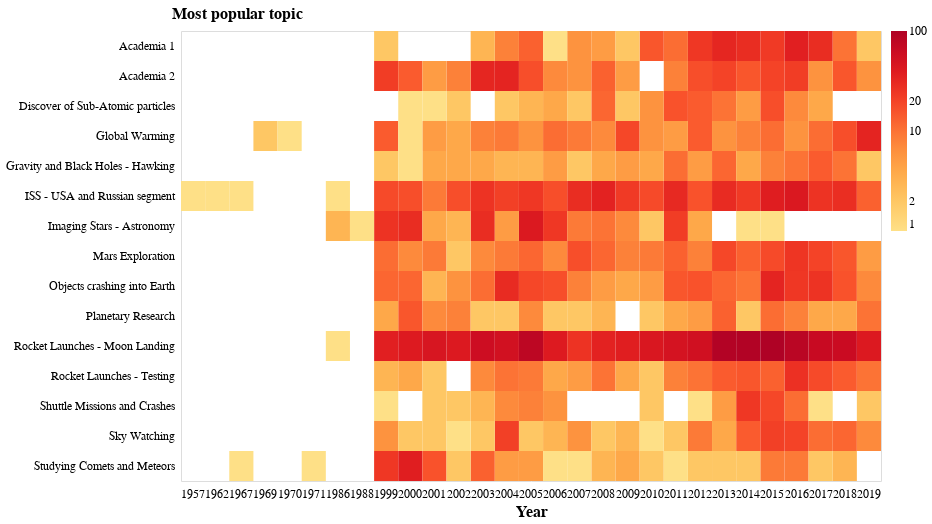

Notebook cell for this chart:
### Code cell
altair_datetime_heatmap(
    topics_by_timeframe,
    x="year:O",
    y="most_popular_topic:N",
    xtitle="Year",
    ytitle="Most popular topic",
    tooltip=[
        {"title": "Year", "field": "year", "type": "ordinal",},
        {
            "title": "Most popular topic",
            "field": "most_popular_topic",
            "type": "nominal",
        },
        {
            "title": "Number of occurrences as main topic",
            "field": "count",
            "type": "quantitative",
        },
    ],
    cmap="yelloworangered",
    legend_title="",
    color_by_col="count:Q",
    yscale="log",
    axis_tick_font_size=12,
    axis_title_font_size=16,
    title_font_size=20,
    legend_fig_padding=10,  # default is 18
    y_axis_title_alignment="left",
    fwidth=700,
    fheight=450,
    file_path=os.path.join(PROJ_ROOT_DIR, "reports", "figures", "my_heatmap.html"),
    save_to_html=False,
    sort_y=[],
    sort_x=[],
)

### Figure 1 — Vega-Lite specification as saved in the notebook (floating-point values rounded to 4 significant figures; data arrays with more than 128 entries replaced by an {"elided": "..."} marker saying what was removed)
{"config": {"view": {"continuousWidth": 400, "continuousHeight": 300}}, "layer": [{"mark": {"type": "rect", "fontSize": 20}, "encoding": {"color": {"type": "quantitative", "field": "count", "legend": {"labelFontSize": 12, "offset": 10, "orient": "right", "title": "", "titleFontSize": 16}, "scale": {"scheme": "yelloworangered", "type": "log"}}, "tooltip": [{"type": "ordinal", "field": "year", "title": "Year"}, {"type": "nominal", "field": "most_popular_topic", "title": "Most popular topic"}, {"type": "quantitative", "field": "count", "title": "Number of occurrences as main topic"}], "x": {"type": "ordinal", "axis": {"domainColor": "black", "domainWidth": 0, "labelAngle": 0, "labelFontSize": 12, "tickOpacity": 0, "titleFontSize": 16}, "field": "year", "title": "Year"}, "y": {"type": "nominal", "axis": {"domainColor": "black", "domainWidth": 0, "labelFontSize": 12, "tickOpacity": 0, "titleAlign": "left", "titleAngle": 0, "titleFontSize": 16, "titleX": -10, "titleY": -10}, "field": "most_popular_topic", "title": "Most popular topic"}}, "height": 450, "width": 700}], "data": {"name": "data-de1ffb89bb8a961b604c78feb3b4c219"}, "$schema": "https://vega.github.io/schema/vega-lite/v4.8.1.json", "datasets": {"data-de1ffb89bb8a961b604c78feb3b4c219": {"elided": "304 records"}}}
